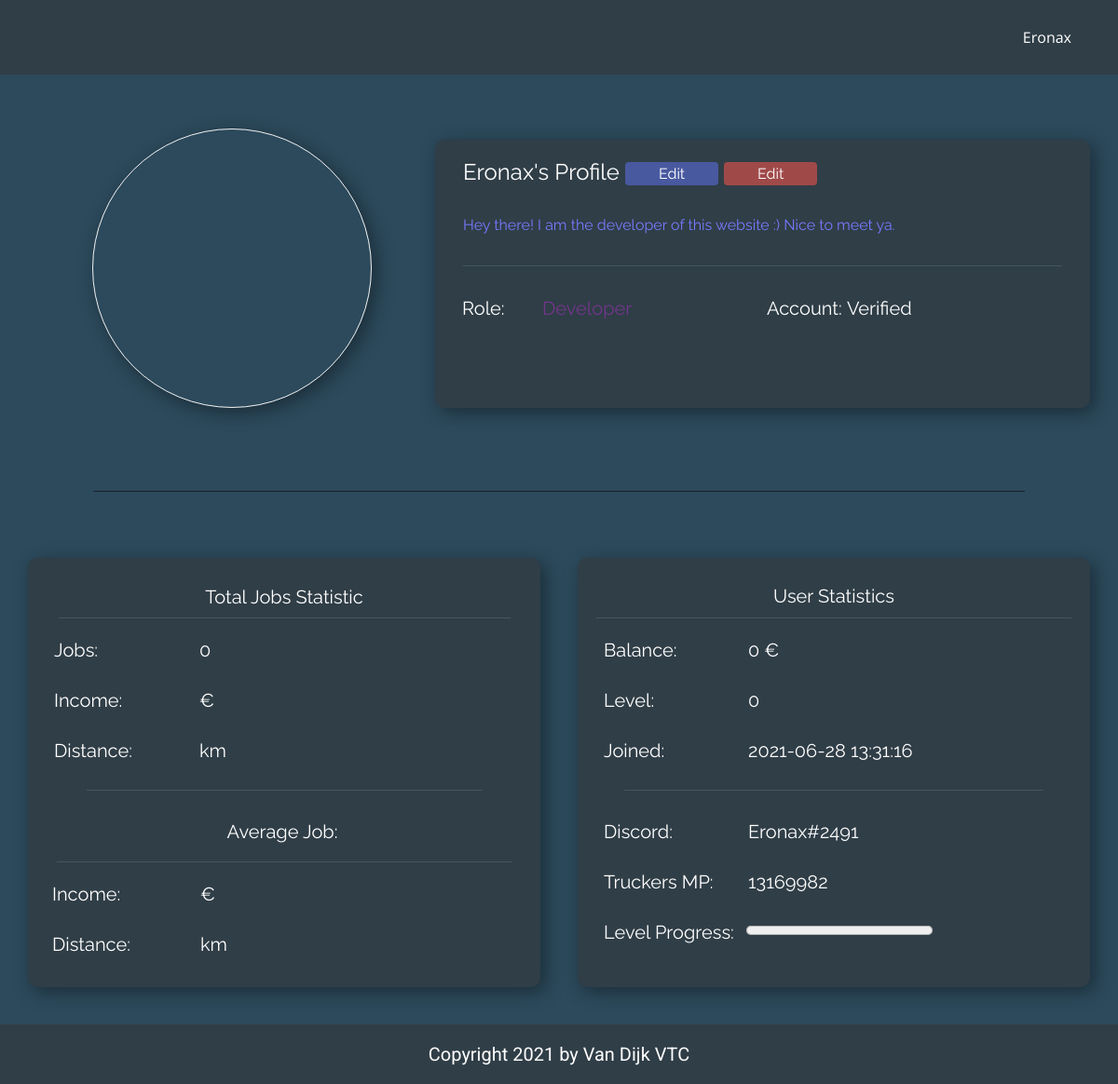
The app's page /profile.php (signed in) with its own data.
### tables this page shows
CREATE TABLE IF NOT EXISTS `users` (
  `id` int(11) NOT NULL AUTO_INCREMENT,
  `username` varchar(50) NOT NULL,
  `password` varchar(50) NOT NULL,
  `role_id` int(11) NOT NULL DEFAULT 18,
  `status` varchar(50) NOT NULL DEFAULT 'Not Verified',
  `discord` varchar(50) NOT NULL,
  `truckersmp` varchar(50) NOT NULL,
  `user_pb` text NOT NULL DEFAULT 'https://moonvillageassociation.org/wp-content/uploads/2018/06/default-profile-picture1.jpg',
  `status_color` varchar(50) NOT NULL DEFAULT '#fff',
  `information` text NOT NULL DEFAULT 'There is no information here.',
  `timestamp` timestamp NOT NULL DEFAULT current_timestamp(),
  PRIMARY KEY (`id`),
  KEY `FK_users_roles` (`role_id`),
  CONSTRAINT `FK_users_roles` FOREIGN KEY (`role_id`) REFERENCES `roles` (`id`) ON DELETE NO ACTION ON UPDATE NO ACTION
);

CREATE TABLE IF NOT EXISTS `roles` (
  `id` int(11) NOT NULL AUTO_INCREMENT,
  `perms` int(11) NOT NULL,
  `name` varchar(50) NOT NULL,
  `color` varchar(50) NOT NULL,
  `timestamp` timestamp NOT NULL DEFAULT current_timestamp() ON UPDATE current_timestamp(),
  PRIMARY KEY (`id`)
);

CREATE TABLE IF NOT EXISTS `banks` (
  `id` int(11) NOT NULL AUTO_INCREMENT,
  `username` varchar(50) NOT NULL,
  `balance` int(11) NOT NULL DEFAULT 0,
  `timestamp` timestamp NOT NULL DEFAULT current_timestamp() ON UPDATE current_timestamp(),
  PRIMARY KEY (`id`)
);

CREATE TABLE IF NOT EXISTS `levels` (
  `id` int(11) NOT NULL AUTO_INCREMENT,
  `username` varchar(50) NOT NULL,
  `level` int(11) NOT NULL DEFAULT 0,
  `timestamp` timestamp NOT NULL DEFAULT current_timestamp() ON UPDATE current_timestamp(),
  PRIMARY KEY (`id`)
);

### public/profile.php (called while the page is built, shortened)
<?php
include '../app/database.php';
include '../app/classes/config.php';
$username = $_SESSION['name'];
$current_id = $_GET['id'];
$userid = $_SESSION['id'];
$get_user_perms = check_user_perms($con, $username);
$user_jobs_information = user_jobs_information($con, $current_id);
$get_profile_information = get_profile_information($con, $current_id);
require '../views/profile.view.php';

### app/database.php (called while the page is built, shortened)
<?php
function get_profile_information($con, $current_id)
{
    $query = "SELECT users.id, users.password, users.role_id AS 'roleid', users.username, users.status, users.discord, users.truckersmp, users.user_pb, users.status_color, users.information, users.timestamp, roles.id AS 'role_id', roles.name AS 'role_name', roles.color AS 'role_color', levels.level, banks.balance, roles.perms AS 'perms'
    FROM users
    JOIN roles ON users.role_id=roles.id
    JOIN levels ON users.id=levels.id
    JOIN banks ON users.id=banks.id
    WHERE users.id='$current_id'";
    $result = $con->query($query);
    $get_profile_information = $result->fetch_assoc();
    return $get_profile_information;
}
function check_user_perms($con, $username)
{
    $query = "SELECT roles.perms
    FROM users
    JOIN roles ON users.role_id=roles.id
    WHERE users.username='$username'";
    $result = $con->query($query);
    $get_user_perms = $result->fetch_assoc();
    return $get_user_perms;
}
function user_jobs_information($con, $current_id)
{
    $query = "SELECT Count(jobs.id) AS 'total_jobs', SUM(jobs.income) AS 'total_income', SUM(jobs.distance) AS 'total_distance', ROUND(AVG(jobs.income), 0) AS 'average_income', ROUND(AVG(jobs.distance), 0) AS 'average_distance'
    FROM jobs
    WHERE jobs.user_id='$current_id'";
    $result = $con->query($query);
    $user_jobs_information = $result->fetch_assoc();
    return $user_jobs_information;
}

### views/profile.view.php (the view, shortened to what this page needs)
<!DOCTYPE html>
<html style="font-size: 16px;">
<head>
  <link rel="stylesheet" href="../views/css/nicepage_profile.css" media="screen">
  <link rel="stylesheet" href="../views/css/profile.css" media="screen">
  <link rel="stylesheet" href="../views/css/button.css" media="screen">
</head>
<body class="u-body">
  <section class="u-clearfix u-custom-color-2 u-section-1" id="sec-ad13">
    <div class="u-clearfix u-sheet u-sheet-1">
      <div class="u-clearfix u-expanded-width u-gutter-0 u-layout-wrap u-layout-wrap-1">
        <div class="u-layout">
          <div class="u-layout-row">
            <div class="u-align-center u-container-style u-layout-cell u-left-cell u-size-23 u-layout-cell-1">
              <div class="u-container-layout u-valign-middle u-container-layout-1">
                <div style="background-image: url(<?php echo $get_profile_information['user_pb'] ?>);" alt="" class="u-border-1 u-border-grey-5 u-image u-image-circle u-image-1" src="" data-image-width="256" data-image-height="256"></div>
              </div>
            </div>
            <div class="u-align-left u-container-style u-layout-cell u-right-cell u-size-37 u-layout-cell-2">
              <div class="u-container-layout u-container-layout-2">
                <div class="u-container-style u-custom-color-1 u-expanded-width u-group u-radius-10 u-shape-round u-group-1">
                  <div class="u-container-layout u-container-layout-3">
                    <h2 class="u-custom-font u-font-raleway u-text u-text-1"><?php echo $get_profile_information['username'] ?>'s Profile
                      <?php if ($_GET['id'] == $userid) {
                        echo '<button class="button_blue" style="vertical-align:middle" data-href="../public/edit.php"><span>Edit</span></button>';
                      } ?>
                      <?php if ($get_user_perms['perms'] > 70) { ?>
                        <button class="button_red" style="vertical-align:middle" data-href="../public/staff_edit.php?id=<?php echo $get_profile_information['id']; ?>"><span>Edit</span></button>
                      <?php
                      } ?>
                    </h2>
                    <p class="u-custom-font u-font-raleway u-text u-text-2"><span style="color: <?php echo $get_profile_information['status_color'] ?>;"><?php echo $get_profile_information['information'] ?></span></p>
                    <div class="u-border-1 u-border-custom-color-3 u-expanded-width u-line u-line-horizontal u-line-1"></div>
                    <h5 class="u-custom-font u-font-raleway u-text u-text-3"><span style="color: <?php echo $get_profile_information['role_color'] ?>;"><?php echo $get_profile_information['role_name'] ?></span></h5>
                    <h5 class="u-custom-font u-font-raleway u-text u-text-4">Role:</h5>
                    <h5 class="u-custom-font u-font-raleway u-text u-text-5">Account:</h5>
                    <h5 class="u-custom-font u-font-raleway u-text u-text-6"><?php echo $get_profile_information['status'] ?></h5>
                  </div>
                </div>
              </div>
            </div>
          </div>
        </div>
      </div>
      <div class="u-border-1 u-border-custom-color-4 u-line u-line-horizontal u-line-2"></div>
    </div>
  </section>
  <section class="u-clearfix u-custom-color-2 u-section-2" id="sec-5cbf">
    <div class="u-clearfix u-sheet u-valign-middle u-sheet-1">
      <div class="u-container-style u-custom-color-1 u-group u-radius-10 u-shape-round u-group-1">
        <div class="u-container-layout u-container-layout-1">
          <h5 class="u-align-center u-custom-font u-font-raleway u-text u-text-1">Total Jobs Statistic</h5>
          <div class="u-border-1 u-border-custom-color-3 u-line u-line-horizontal u-line-1"></div>
          <h5 class="u-align-left u-custom-font u-font-raleway u-text u-text-2">Jobs:</h5>
          <h5 class="u-align-left u-custom-font u-font-raleway u-text u-text-3"><?php echo $user_jobs_information['total_jobs'] ?></h5>
          <h5 class="u-align-left u-custom-font u-font-raleway u-text u-text-4">Income:</h5>
          <h5 class="u-align-left u-custom-font u-font-raleway u-text u-text-5"><?php echo $user_jobs_information['total_income'] ?> €</h5>
          <h5 class="u-align-left u-custom-font u-font-raleway u-text u-text-6">Distance:</h5>
          <h5 class="u-align-left u-custom-font u-font-raleway u-text u-text-7"><?php echo $user_jobs_information['total_distance'] ?> km</h5>
          <div class="u-border-1 u-border-custom-color-3 u-line u-line-horizontal u-line-2"></div>
          <h5 class="u-align-center u-custom-font u-font-raleway u-text u-text-8">Average Job:</h5>
          <div class="u-border-1 u-border-custom-color-3 u-line u-line-horizontal u-line-3"></div>
          <h5 class="u-align-left u-custom-font u-font-raleway u-text u-text-9"><?php echo $user_jobs_information['average_income'] ?> €</h5>
          <h5 class="u-align-left u-custom-font u-font-raleway u-text u-text-10">Income:</h5>
          <h5 class="u-align-left u-custom-font u-font-raleway u-text u-text-11">Distance:</h5>
          <h5 class="u-align-left u-custom-font u-font-raleway u-text u-text-12"><?php echo $user_jobs_information['average_distance'] ?> km</h5>
        </div>
      </div>
      <div class="u-container-style u-custom-color-1 u-group u-radius-10 u-shape-round u-group-2">
        <div class="u-container-layout u-container-layout-2">
          <h5 class="u-align-center u-custom-font u-font-raleway u-text u-text-13">User Statistics</h5>
          <div class="u-border-1 u-border-custom-color-3 u-line u-line-horizontal u-line-4"></div>
          <h5 class="u-align-left u-custom-font u-font-raleway u-text u-text-14">Balance:</h5>
          <h5 class="u-align-left u-custom-font u-font-raleway u-text u-text-15"><?php echo $get_profile_information['balance'] ?> €</h5>
          <h5 class="u-align-left u-custom-font u-font-raleway u-text u-text-16">Level:</h5>
          <h5 class="u-align-left u-custom-font u-font-raleway u-text u-text-17"><?php echo $get_profile_information['level'] ?></h5>
          <h5 class="u-align-left u-custom-font u-font-raleway u-text u-text-18">Joined:</h5>
          <h5 class="u-align-left u-custom-font u-font-raleway u-text u-text-19"><?php echo $get_profile_information['timestamp'] ?></h5>
          <div class="u-border-1 u-border-custom-color-3 u-line u-line-horizontal u-line-5"></div>
          <h5 class="u-align-left u-custom-font u-font-raleway u-text u-text-20"><?php echo $get_profile_information['discord'] ?></h5>
          <h5 class="u-align-left u-custom-font u-font-raleway u-text u-text-21">Discord:</h5>
          <h5 class="u-align-left u-custom-font u-font-raleway u-text u-text-22">Truckers MP:</h5>
          <h5 class="u-align-left u-custom-font u-font-raleway u-text u-text-23"><?php echo $get_profile_information['truckersmp'] ?></h5>
          <h5 class="u-align-left u-custom-font u-font-raleway u-text u-text-24">Level Progress:</h5>
          <h5 class="u-align-left u-custom-font u-font-raleway u-text u-text-25"><progress id="file" value="<?php echo $get_profile_information['level'] ?>" max="10"> </progress>
          </h5>
        </div>
      </div>
    </div>
  </section>
</body>
</html>

### views/css/profile.css (style rules this page uses)
.u-section-1 { background-image: none; }
.u-section-1 .u-sheet-1 { min-height: 479px; }
.u-section-1 .u-layout-wrap-1 { margin-top: 30px; margin-bottom: 0; }
.u-section-1 .u-layout-cell-1 { min-height: 356px; }
.u-section-1 .u-container-layout-1 { padding: 17px 30px; }
.u-section-1 .u-image-1 { width: 300px; height: 300px; background-image: url("images/32cd3b91bb2cfbec213f53130fe722931.png"); background-position: 50% 50%; box-shadow: 5px 5px 20px 0 rgba(0,0,0,0.4); margin: 0 auto; }
.u-section-1 .u-layout-cell-2 { min-height: 356px; }
.u-section-1 .u-container-layout-2 { padding: 28px 0; }
.u-section-1 .u-group-1 { margin-top: 12px; margin-bottom: 0; min-height: 288px; height: auto; box-shadow: 5px 5px 20px 0 rgba(0,0,0,0.4); }
.u-section-1 .u-container-layout-3 { padding: 22px 30px 18px; }
.u-section-1 .u-text-1 { font-size: 1.5rem; margin: 0; }
.u-section-1 .u-text-2 { margin: 30px 0 0; }
.u-section-1 .u-line-1 { height: 3px; transform-origin: left center 0px; margin: 30px -30px 0; }
.u-section-1 .u-text-3 { margin: 31px 317px 0 85px; }
.u-section-1 .u-text-4 { margin: -24px 558px 0 -1px; }
.u-section-1 .u-text-5 { margin: -24px 231px 0 326px; }
.u-section-1 .u-text-6 { margin: -24px -1px 0 412px; }
.u-section-1 .u-line-2 { width: 1000px; transform-origin: left center 0px; margin: 61px auto 31px; }
.u-section-2 { background-image: none; }
.u-section-2 .u-sheet-1 { min-height: 541px; }
.u-section-2 .u-group-1 { width: 550px; box-shadow: 5px 5px 20px 0 rgba(0,0,0,0.4); min-height: 461px; height: auto; margin: 40px auto 0 0; }
.u-section-2 .u-container-layout-1 { padding: 20px 26px; }
.u-section-2 .u-text-1 { font-weight: 400; margin: 10px 4px 0; }
.u-section-2 .u-line-1 { width: 485px; height: 3px; transform-origin: left center 0px; margin: 10px auto 0; }
.u-section-2 .u-text-2 { font-weight: 400; margin: 20px 336px 0 2px; }
.u-section-2 .u-text-3 { font-weight: 400; margin: -24px 2px 0 158px; }
.u-section-2 .u-text-4 { font-weight: 400; margin: 30px 336px 0 2px; }
.u-section-2 .u-text-5 { font-weight: 400; margin: -24px 2px 0 158px; }
.u-section-2 .u-text-6 { font-weight: 400; margin: 30px 336px 0 2px; }
.u-section-2 .u-text-7 { font-weight: 400; margin: -24px 2px 0 158px; }
.u-section-2 .u-line-2 { width: 425px; height: 3px; margin: 30px auto 0; }
.u-section-2 .u-text-8 { font-weight: 400; margin: 30px 4px 0 0; }
.u-section-2 .u-line-3 { width: 489px; height: 3px; transform-origin: left center 0px; margin: 20px auto 0; }
.u-section-2 .u-text-9 { font-weight: 400; margin: 20px 0 0 159px; }
.u-section-2 .u-text-10 { font-weight: 400; margin: -24px 338px 0 0; }
.u-section-2 .u-text-11 { font-weight: 400; margin: 30px 338px 0 0; }
.u-section-2 .u-text-12 { font-weight: 400; margin: -24px 0 0 159px; }
.u-section-2 .u-group-2 { width: 550px; box-shadow: 5px 5px 20px 0 rgba(0,0,0,0.4); min-height: 461px; height: auto; margin: -461px 0 40px auto; }
.u-section-2 .u-container-layout-2 { padding: 20px 10px; }
.u-section-2 .u-text-13 { font-weight: 400; margin: 9px 20px 0; }
.u-section-2 .u-line-4 { width: 510px; height: 3px; transform-origin: left center 0px; margin: 11px auto 0; }
.u-section-2 .u-text-14 { font-weight: 400; margin: 20px 357px 0 18px; }
.u-section-2 .u-text-15 { font-weight: 400; margin: -24px 18px 0 173px; }
.u-section-2 .u-text-16 { font-weight: 400; margin: 30px 357px 0 18px; }
.u-section-2 .u-text-17 { font-weight: 400; margin: -24px 18px 0 173px; }
.u-section-2 .u-text-18 { font-weight: 400; margin: 30px 357px 0 18px; }
.u-section-2 .u-text-19 { font-weight: 400; margin: -24px 18px 0 173px; }
.u-section-2 .u-line-5 { width: 450px; height: 3px; margin: 30px auto 0; }
.u-section-2 .u-text-20 { font-weight: 400; margin: 30px 18px 0 173px; }
.u-section-2 .u-text-21 { font-weight: 400; margin: -24px 357px 0 18px; }
.u-section-2 .u-text-22 { font-weight: 400; margin: 30px 357px 0 18px; }
.u-section-2 .u-text-23 { font-weight: 400; margin: -24px 18px 0 173px; }
.u-section-2 .u-text-24 { font-weight: 400; margin: 30px 357px 0 18px; }
.u-section-2 .u-text-25 { font-weight: 400; margin: -24px 20px 0 171px; }

### records on screen
users: username "Eronax", information "Hey there! I am the developer of this website :) Nice to meet ya.", role.name "Developer", status "Verified", banks.balance "0", levels.level "0", timestamp "2021-06-28 13:31:16", discord "Eronax#2491", truckersmp "13169982"

### other values on screen
$_SESSION["name"] "Eronax"
$user_jobs_information['total_jobs'] "0"
